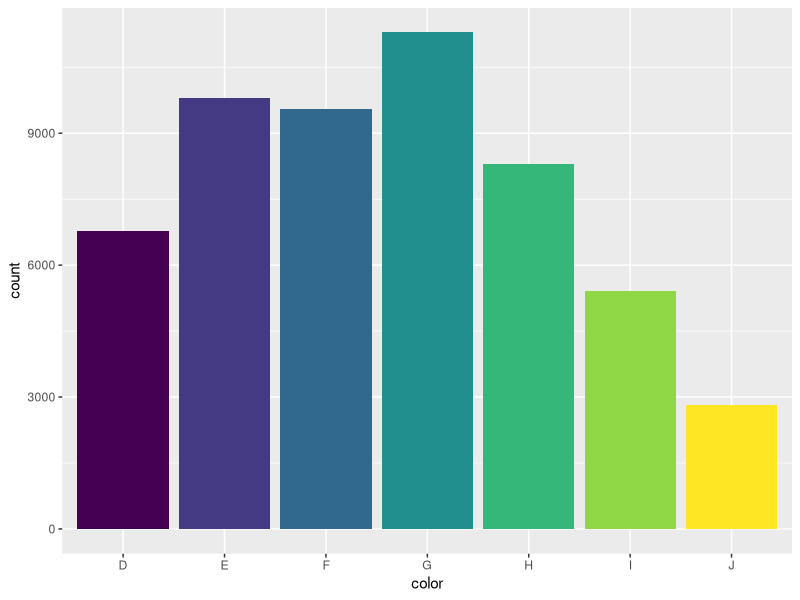
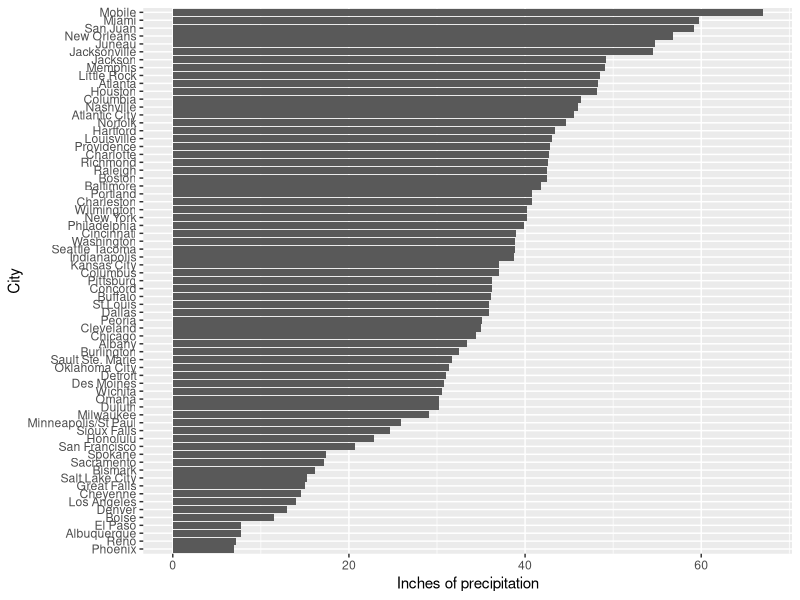

R code for these plots, in order:
## ---- chunk 1
knitr::opts_chunk$set(eval=FALSE)
## ---- chunk 2
library(ggplot2)
data(diamonds)
ggplot(diamonds) + geom_bar(aes(x=color, fill=color)) + theme(legend.position="none")
## ---- chunk 3
data(precip)
precip <- precip[-50]
library(dplyr)
library(tidyr)
library(forcats)
precip2 <- as.data.frame(precip, row.names = names(precip))
precip2[,"City"] <- names(precip)
precip2 <- precip2 %>%
mutate(City = fct_reorder(City, precip))
ggplot(precip2) + geom_col(aes(x=City, y=precip)) + coord_flip() + ylab(label="Inches of precipitation")
